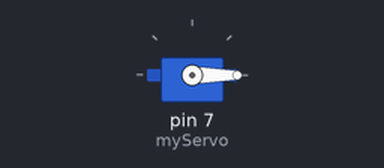
Bench run of a sketch on a simulated Arduino Uno, built with avr-gcc and run on an emulated ATmega328P. Shown: servo.

Above: at 0.15 s.
Timing chart, 0 to 4.7 s (numbered marks = the images above):
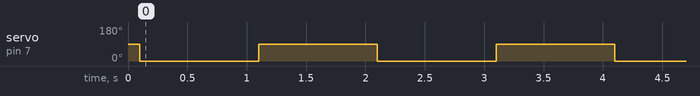

Measured:
- by itself, servo on pin 7 (myServo): alternates 90° for 1.0 s and 0° for 1.0 s

The sketch:

Servo.ino
```cpp
#include <Servo.h>
Servo myServo;

void setup() {
  myServo.attach(7);
  delay(100);
}

void loop() {
  myServo.write(0);
  delay(1000);
  myServo.write(90);
  delay(1000);
}
```
